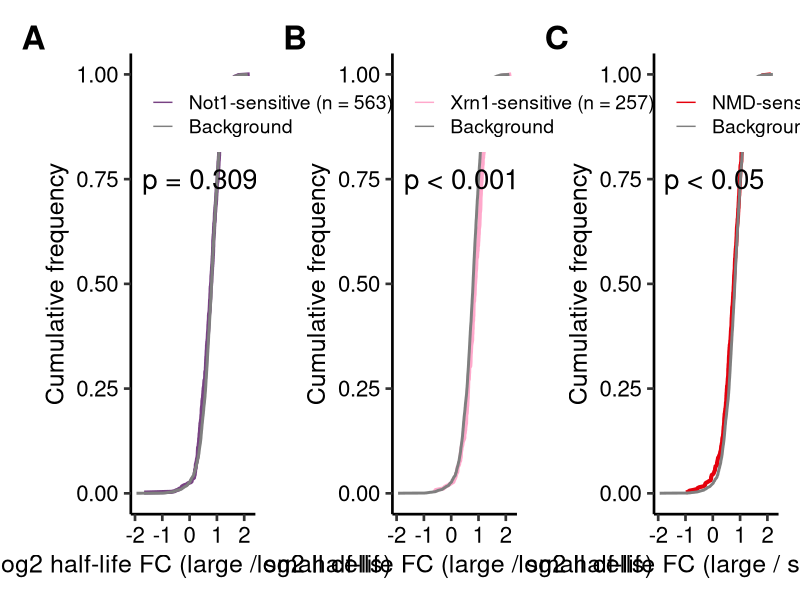
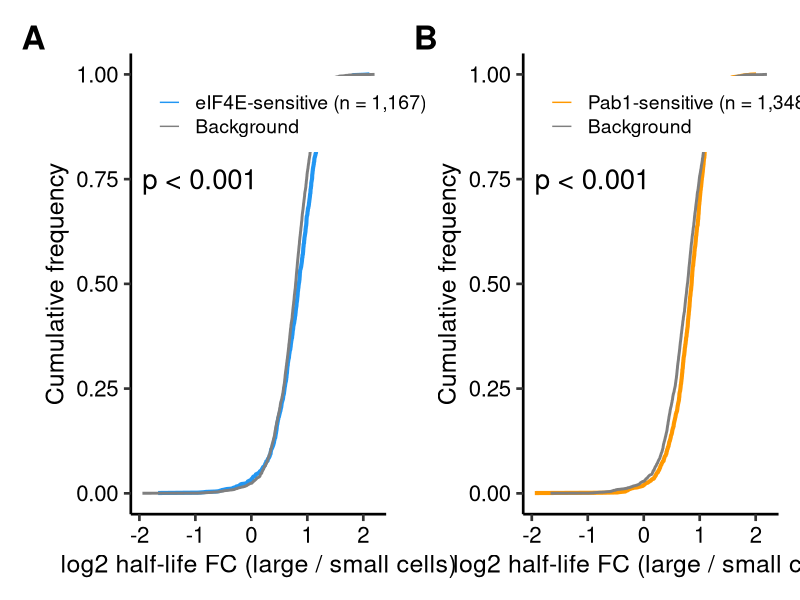
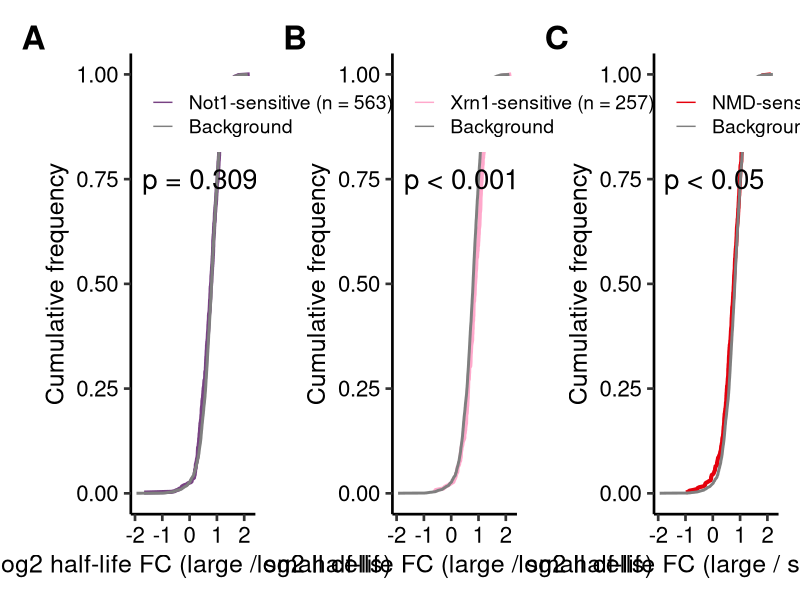
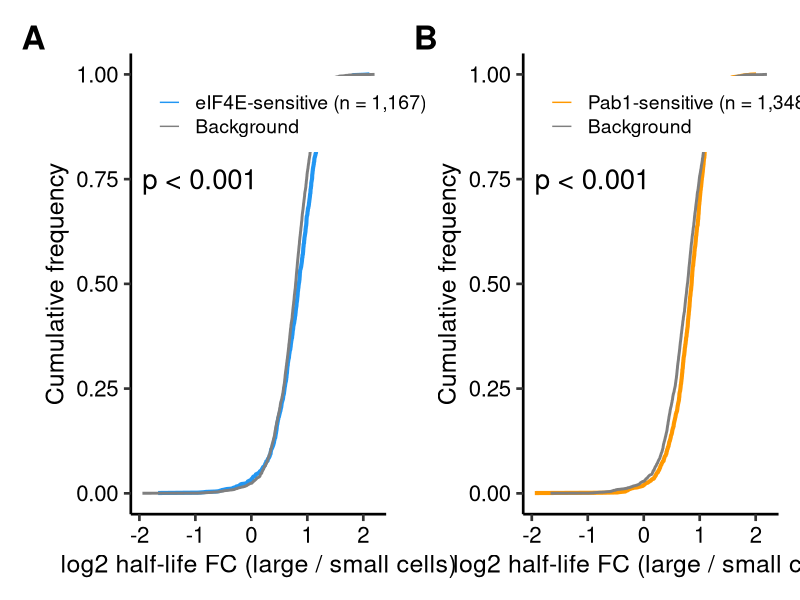

Source code (R) for these figures, in order:
## ---- chunk 1
knitr::opts_chunk$set(echo = TRUE)
library(tidyverse)
library(patchwork)

col_small <- "#784283"
col_large <- "#ffa8cb"
col_A     <- "#e5000c"
col_eif4e <- "#2196F3"
col_pab1  <- "#FF9800"
## ---- chunk 2
# Consensus half-life fold change -- SE < 0.75, c1 fitting
df_fc <- read_tsv("output_tables/df_WT_consensus_hl_fc.txt",
                  show_col_types = FALSE)

# Chappleboim sensitivity flags
df_chapp <- read_tsv("tables/df_chappleboim_gba.txt",
                     show_col_types = FALSE)

# Alalam NMD sensitivity flags
df_alalam <- read_tsv("tables/df_alalam_gba.txt",
                      show_col_types = FALSE) %>%
  dplyr::rename(gene_id = name)

# In-house RNA-seq -- eIF4E small cells and Pab1 large cells FC
# NOTE: requires CW13 to be run first
df_yuyang <- read_tsv("tables/df_yuyang_gba.txt",
                      show_col_types = FALSE)

cat("Consensus genes:", nrow(df_fc), "\n")
cat("Not1-sensitive:", sum(df_chapp$not1_sensitive, na.rm = TRUE), "\n")
cat("Xrn1-sensitive:", sum(df_chapp$xrn1_sensitive, na.rm = TRUE), "\n")
cat("NMD-sensitive:", sum(df_alalam$nmd_sensitive, na.rm = TRUE), "\n")
## ---- chunk 3
# Define eIF4E-sensitive as top quartile of eIF4E-AID FC in small cells (YM)
# Define Pab1-sensitive as top quartile of Pab1-AID FC in large cells (YM)
eif4e_threshold <- quantile(df_yuyang$log2FC_eIF4E_small_YM,
                             0.75, na.rm = TRUE)
pab1_threshold  <- quantile(df_yuyang$log2FC_Pab1_large_YM,
                             0.75, na.rm = TRUE)

cat("eIF4E top quartile threshold:", round(eif4e_threshold, 3), "\n")
cat("Pab1 top quartile threshold:", round(pab1_threshold, 3), "\n")

df_yuyang_flags <- df_yuyang %>%
  mutate(
    eif4e_sensitive = !is.na(log2FC_eIF4E_small_YM) &
                      log2FC_eIF4E_small_YM >= eif4e_threshold,
    pab1_sensitive  = !is.na(log2FC_Pab1_large_YM) &
                      log2FC_Pab1_large_YM >= pab1_threshold
  ) %>%
  dplyr::select(gene_id, eif4e_sensitive, pab1_sensitive)

cat("eIF4E-sensitive genes:", sum(df_yuyang_flags$eif4e_sensitive), "\n")
cat("Pab1-sensitive genes:", sum(df_yuyang_flags$pab1_sensitive), "\n")

# Merge all flags with fold change
df_plot <- df_fc %>%
  left_join(df_chapp %>% dplyr::select(gene_id, not1_sensitive,
                                        xrn1_sensitive),
            by = "gene_id") %>%
  left_join(df_alalam %>% dplyr::select(gene_id, nmd_sensitive),
            by = "gene_id") %>%
  left_join(df_yuyang_flags, by = "gene_id")

cat("Genes after merge:", nrow(df_plot), "\n")
## ---- chunk 4
# Wilcoxon rank-sum tests: sensitive vs non-sensitive genes
groups <- list(
  Not1  = "not1_sensitive",
  Xrn1  = "xrn1_sensitive",
  NMD   = "nmd_sensitive",
  eIF4E = "eif4e_sensitive",
  Pab1  = "pab1_sensitive"
)

wilcox_results <- map_dfr(names(groups), function(grp) {
  col <- groups[[grp]]
  sensitive <- df_plot %>%
    filter(!is.na(.data[[col]]), .data[[col]] == TRUE,
           !is.na(WT_hl_fc), is.finite(WT_hl_fc)) %>%
    pull(WT_hl_fc)
  background <- df_plot %>%
    filter(!is.na(.data[[col]]), .data[[col]] == FALSE,
           !is.na(WT_hl_fc), is.finite(WT_hl_fc)) %>%
    pull(WT_hl_fc)
  w <- wilcox.test(sensitive, background, alternative = "two.sided")
  tibble(
    group             = grp,
    n_sensitive       = length(sensitive),
    n_background      = length(background),
    median_sensitive  = median(sensitive),
    median_background = median(background),
    W                 = w$statistic,
    p_value           = w$p.value,
    p_label           = ifelse(w$p.value < 0.001, "p < 0.001",
                        ifelse(w$p.value < 0.01,  "p < 0.01",
                        ifelse(w$p.value < 0.05,  "p < 0.05",
                               paste0("p = ", round(w$p.value, 3)))))
  )
})

cat("\nWilcoxon results:\n")
print(wilcox_results, width = Inf)
## ---- chunk 5
# Larger label sizes throughout (axis text/title, legend, p-value
# annotation, panel tags) for readability.
make_cumfreq <- function(df, flag_col, grp_label, grp_col, p_label, n_sensitive) {

  df_sens <- df %>%
    filter(!is.na(.data[[flag_col]]), !is.na(WT_hl_fc),
           is.finite(WT_hl_fc))

  sens_label <- paste0(grp_label, "-sensitive (n = ",
                       format(n_sensitive, big.mark = ","), ")")

  df_lines <- df_sens %>%
    mutate(group = ifelse(.data[[flag_col]], sens_label, "Background")) %>%
    mutate(group = factor(group, levels = c(sens_label, "Background"))) %>%
    group_by(group) %>%
    arrange(WT_hl_fc) %>%
    mutate(cumfreq = seq_along(WT_hl_fc) / n()) %>%
    ungroup()

  ggplot(df_lines, aes(x = WT_hl_fc, y = cumfreq,
                       colour = group, linewidth = group)) +
    geom_line() +
    scale_colour_manual(
      values = c(setNames(grp_col, sens_label), "Background" = "grey50"),
      name = NULL) +
    scale_linewidth_manual(
      values = c(setNames(1.4, sens_label), "Background" = 1.0),
      guide = "none") +
    annotate("text", x = -Inf, y = 0.75, hjust = -0.1,
             label = p_label, size = 7, colour = "black") +
    labs(x     = "log2 half-life FC (large / small cells)",
         y     = "Cumulative frequency") +
    theme_classic(base_size = 20) +
    theme(
      axis.text            = element_text(size = 16, colour = "black"),
      axis.title           = element_text(size = 18, colour = "black"),
      plot.tag             = element_text(size = 24, face = "bold", colour = "black"),
      plot.tag.position     = "topleft",
      legend.position      = c(0.05, 0.95),
      legend.justification = c(0, 1),
      legend.text          = element_text(size = 14),
      plot.background      = element_rect(fill = "white", colour = NA))
}
## ---- chunk 6
# Figure 5: published dataset sensitivity groups
p_not1 <- make_cumfreq(df_plot, "not1_sensitive", "Not1", col_small,
                        wilcox_results$p_label[wilcox_results$group == "Not1"],
                        wilcox_results$n_sensitive[wilcox_results$group == "Not1"]) +
  labs(tag = "A")

p_xrn1 <- make_cumfreq(df_plot, "xrn1_sensitive", "Xrn1", col_large,
                        wilcox_results$p_label[wilcox_results$group == "Xrn1"],
                        wilcox_results$n_sensitive[wilcox_results$group == "Xrn1"]) +
  labs(tag = "B")

p_nmd <- make_cumfreq(df_plot, "nmd_sensitive", "NMD", col_A,
                       wilcox_results$p_label[wilcox_results$group == "NMD"],
                       wilcox_results$n_sensitive[wilcox_results$group == "NMD"]) +
  labs(tag = "C")

p_panel <- p_not1 | p_xrn1 | p_nmd

p_panel
ggsave("figures/CW12_cumfreq_distributions.png", p_panel,
       width  = 18,
       height = 6,
       dpi    = 150)
cat("Saved figures/CW12_cumfreq_distributions.png\n")
## ---- chunk 7
# Figure 6: in-house RNA-seq sensitivity groups
p_eif4e <- make_cumfreq(df_plot, "eif4e_sensitive",
                         "eIF4E", col_eif4e,
                         wilcox_results$p_label[wilcox_results$group == "eIF4E"],
                         wilcox_results$n_sensitive[wilcox_results$group == "eIF4E"]) +
  labs(tag = "A")

p_pab1 <- make_cumfreq(df_plot, "pab1_sensitive",
                        "Pab1", col_pab1,
                        wilcox_results$p_label[wilcox_results$group == "Pab1"],
                        wilcox_results$n_sensitive[wilcox_results$group == "Pab1"]) +
  labs(tag = "B")

p_panel2 <- p_eif4e | p_pab1

p_panel2
ggsave("figures/CW12_cumfreq_eIF4E_Pab1.png", p_panel2,
       width  = 12,
       height = 6,
       dpi    = 150)
cat("Saved figures/CW12_cumfreq_eIF4E_Pab1.png\n")
